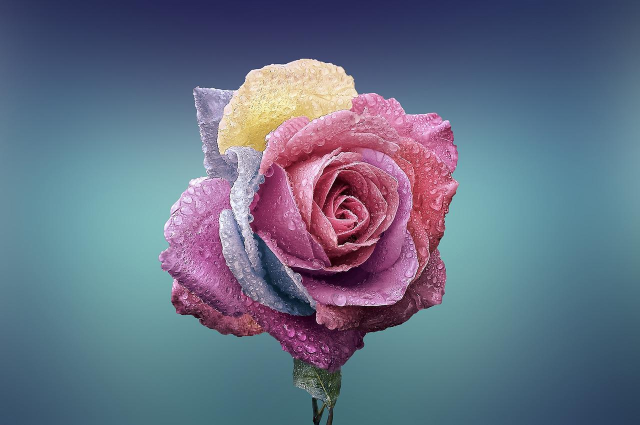
#> input picture MP32405_example/CH16/Rose.jpg, 1280 x 850 px (shown at 1/2 size)
$ python CH1618.py
#> lines starting #> are read from the running program, lines starting #| are printed output that depends on the picture
# 方法blend()做照片合成, 兩張圖片的大小和格式要相同
from PIL import Image, ImageDraw, ImageFilter

#file = '../Demo/Pict/Rose.jpg'
file = 'Rose.jpg'
with Image.open(file) as photo:
   # 圖片裁切跟 lotus.jpg相同大小
#> photo is the input picture: PIL image 1280x850 RGB; mean R, G, B 101, 112.1, 132.9
   img = photo.resize((300, 225))
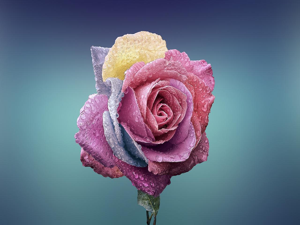
#> img: PIL image 300x225 RGB; mean R, G, B 101, 112.1, 132.9
#   img.save('../Demo/Pict/rose2.jpg')
   img.save('rose2.jpg')

# s1 = Image.open('../Demo/Pict/lotus.jpg')
# s2 = Image.open('../Demo/Pict/rose2.jpg')

s1 = Image.open('lotus.jpg')
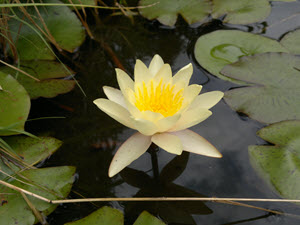
#> input picture MP32405_example/CH16/lotus.jpg, 300 x 225 px
#> s1 is the input picture: PIL image 300x225 RGB; mean R, G, B 81.8, 82, 51.9
s2 = Image.open('rose2.jpg')

# 合成照片
target = Image.blend(s1, s2, alpha = 0.5)
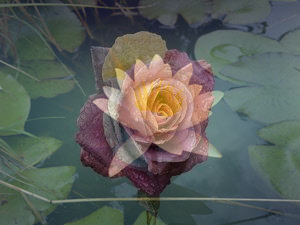
#> target: PIL image 300x225 RGB; mean R, G, B 91.2, 96.8, 92.2
#target.save('../Demo/Pict/show.jpg')
target.save('show.jpg')

# 方法new()產生灰階遮罩影像，大小須與s1, s2一樣
photo = Image.new("L", (300, 225))
#> photo: PIL image 300x225 L; every value is 0

# 產生橢圓遮罩區域
maskRect = ImageDraw.Draw(photo)
maskRect.ellipse((40, 40, 260, 220), fill = 255)

# 加入濾鐘鏡特為高斯模糊化
mask = photo.filter(ImageFilter.GaussianBlur(25))
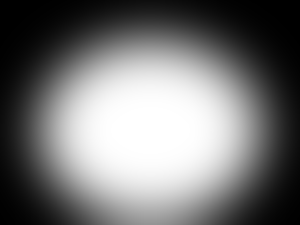
#> mask: PIL image 300x225 L; min 0, max 255, mean 116
#mask.save('../Demo/Pict/show2.jpg')
mask.save('show2.jpg')
#maskRect.show()

# 連同遮罩，做三張照片的合併
compImg = Image.composite(s1, s2, mask)
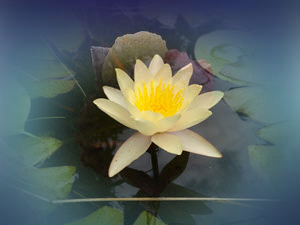
#> compImg: PIL image 300x225 RGB; mean R, G, B 85.3, 97.5, 96.1
#compImg.save('../Demo/Pict/show3.png')
compImg.save('show3.png')
